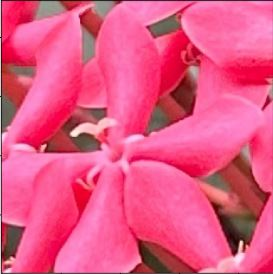
%> input picture Lab 1/flower.jpg, 273 x 274 px
$ octave leonardoLab1Octave.m   (GNU Octave 9; MATLAB toolbox functions it lacks are replaced by stand-ins)
%> lines starting %> are read from the running program, lines starting %| are printed output that depends on the picture
pkg load image;

image_path = 'C:\\Users\\AIBEL\\Desktop\\Elective 3 Lab';
img = imread('flower.jpg');
%> img is the input picture: size 274x273x3 uint8; mean R, G, B 228.6, 86.6, 133.4

rotated_img = imrotate(img, 30);
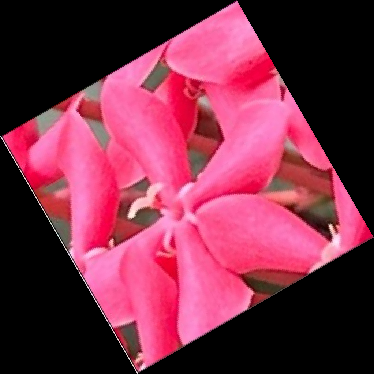
%> rotated_img: size 374x374x3 uint8; mean R, G, B 122.3, 46.3, 71.3

flipped_img = fliplr(rotated_img);
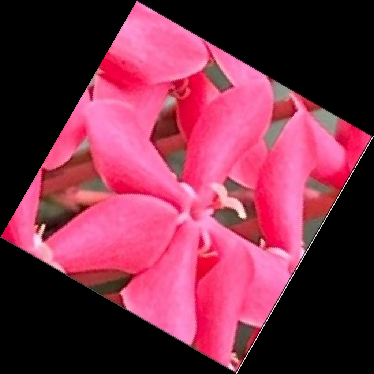
%> flipped_img: size 374x374x3 uint8; mean R, G, B 122.3, 46.3, 71.3; mean of the top-left, top-right, bottom-left and bottom-right quarters 79.9, 81.6, 79.5, 78.9

figure(1);
imshow(img);
title('Original Image');

figure(2);
imshow(rotated_img);
title('Rotated 30°');

figure(3);
imshow(flipped_img);
title('Rotated & Flipped');
